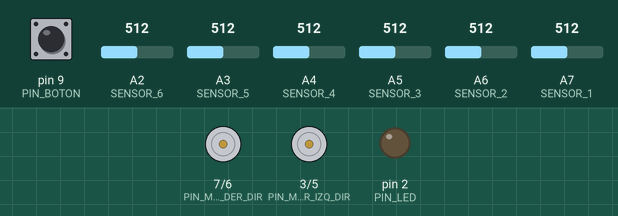
Simulated run of this sketch. Board: Arduino Nano, built with avr-gcc and run on an emulated ATmega328P. Parts: direction and speed pins drawn as motors (green arrow = direction pin HIGH = forward, orange = LOW = backward, longer = more drive), output pins drawn as LEDs (lit = HIGH). The inputs (shaded band) are chosen by the test bench; at power-on: pin 9 (PIN_BOTON) HIGH, A4 (SENSOR_4) = 512, A5 (SENSOR_3) = 512, A6 (SENSOR_2) = 512, A7 (SENSOR_1) = 512, A3 (SENSOR_5) = 512, A2 (SENSOR_6) = 512.

Above: at 1.2 s.
1.3 s: pin 9 (PIN_BOTON) pulled LOW for 0.15 s
At 1.7 s:
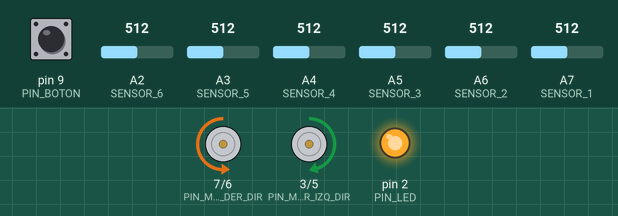
2.9 s: A4 (SENSOR_4) set to 489
Timing chart, 0 to 5.8 s (numbered marks = the images above; inputs shaded):
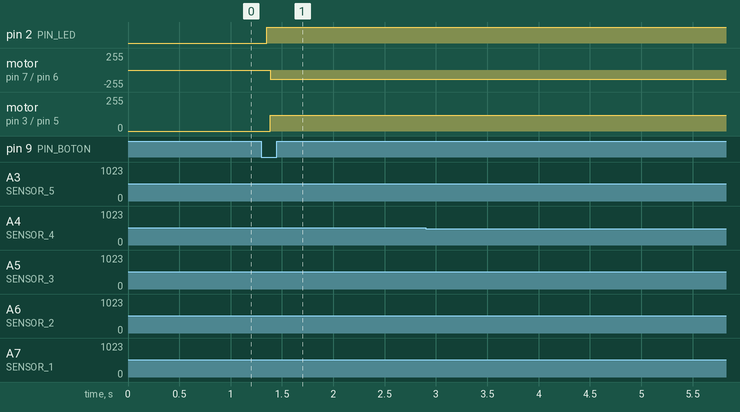

Measured:
- after the input at 1.3 s, pin 2 (PIN_LED): LOW → HIGH after 0.05 s; motor on pin 7 (PIN_MOTOR_DER_DIR) / pin 6 (PIN_MOTOR_DER_PWM): stopped → backward 135/255 after 0.09 s; motor on pin 3 (PIN_MOTOR_IZQ_DIR) / pin 5 (PIN_MOTOR_IZQ_PWM): stopped → forward 120/255 after 0.09 s

The sketch:

rengo_v1_sin_bluetooth.ino
```cpp
// ==========================================
// SEGUIDOR DE LÍNEA - RENGO
// CÓDIGO BASE GANADOR (SINTONIZABLE)
// ==========================================
//
// NOTA: esta es la versión ORIGINAL, previa a que se le agregara
// el control por Bluetooth, el término integral Ki y el guardado
// en EEPROM. Se conserva como respaldo y referencia.
// El firmware que se usa es ../rengo.ino
//
// Está en una subcarpeta a propósito: el IDE de Arduino concatena
// todos los .ino que encuentra en la carpeta del sketch, así que si
// este archivo estuviera al lado de rengo.ino no compilaría ninguno.

// --- PINES DE MOTORES (Driver L298N) ---
const int PIN_MOTOR_IZQ_DIR = 3;
const int PIN_MOTOR_IZQ_PWM = 5;
const int PIN_MOTOR_DER_DIR = 7;
const int PIN_MOTOR_DER_PWM = 6;

// --- INVERSIÓN FÍSICA DE MOTORES ---
const bool INVERTIR_MOTOR_IZQ = true;
const bool INVERTIR_MOTOR_DER = false;

// --- PINES DE SENSORES ---
const int SENSOR_1 = A7;  // Extremo Izquierdo (-50 mm)
const int SENSOR_2 = A6;  // Medio Izquierdo   (-30 mm)
const int SENSOR_3 = A5;  // Centro Izquierdo  (-10 mm)
const int SENSOR_4 = A4;  // Centro Derecho    (+10 mm)
const int SENSOR_5 = A3;  // Medio Derecho     (+30 mm)
const int SENSOR_6 = A2;  // Extremo Derecho   (+50 mm)

// --- PERIFÉRICOS ---
const int PIN_LED = 2;
const int PIN_BOTON = 9;

// --- UMBRAL DE CORTE DIGITAL ---
const int UMBRAL = 500;

// --- PARÁMETROS DE VELOCIDAD Y PID ---
int velocidadBase = 135;          // Velocidad en recta (ir subiendo de a +5)
int velocidadCurva = 40;           // Piso mínimo de velocidad en curva
int velocidadMaxima = 255;

float FACTOR_FRENO_CURVA = 3.5;   // Multiplicador de desaceleración por error

float Kp = 2.4;                   // Ganancia Proporcional
float Kd = 3.0;                   // Ganancia Derivativa

int REVERSA_MAXIMA = -80;          // Reversa máxima permitida en pivote

int error = 0;
int ultimoError = 0;
int vBaseActual = 40;

// --- ESTADO DEL ROBOT ---
bool robotActivo = false;
int ultimoEstadoBoton = HIGH;

void setup() {
  pinMode(PIN_MOTOR_IZQ_DIR, OUTPUT);
  pinMode(PIN_MOTOR_IZQ_PWM, OUTPUT);
  pinMode(PIN_MOTOR_DER_DIR, OUTPUT);
  pinMode(PIN_MOTOR_DER_PWM, OUTPUT);
  pinMode(PIN_LED, OUTPUT);

  pinMode(PIN_BOTON, INPUT_PULLUP);

  apagarMotores();
  digitalWrite(PIN_LED, LOW);
}

// ==========================================
// ⚙️ CONTROL DE MOTORES
// ==========================================

void moverMotorIzq(int vel) {
  bool adelante = true;

  if (vel < 0) {
    adelante = false;
    vel = abs(vel);
  }

  if (INVERTIR_MOTOR_IZQ) adelante = !adelante;
  vel = constrain(vel, 0, velocidadMaxima);

  if (adelante) {
    digitalWrite(PIN_MOTOR_IZQ_DIR, LOW);
    analogWrite(PIN_MOTOR_IZQ_PWM, vel);
  } else {
    digitalWrite(PIN_MOTOR_IZQ_DIR, HIGH);
    analogWrite(PIN_MOTOR_IZQ_PWM, 255 - vel);
  }
}

void moverMotorDer(int vel) {
  bool adelante = true;

  if (vel < 0) {
    adelante = false;
    vel = abs(vel);
  }

  if (INVERTIR_MOTOR_DER) adelante = !adelante;
  vel = constrain(vel, 0, velocidadMaxima);

  if (adelante) {
    digitalWrite(PIN_MOTOR_DER_DIR, LOW);
    analogWrite(PIN_MOTOR_DER_PWM, vel);
  } else {
    digitalWrite(PIN_MOTOR_DER_DIR, HIGH);
    analogWrite(PIN_MOTOR_DER_PWM, 255 - vel);
  }
}

void apagarMotores() {
  digitalWrite(PIN_MOTOR_IZQ_DIR, LOW);
  analogWrite(PIN_MOTOR_IZQ_PWM, 0);
  digitalWrite(PIN_MOTOR_DER_DIR, LOW);
  analogWrite(PIN_MOTOR_DER_PWM, 0);
}

// ==========================================
// 🔄 BUCLE PRINCIPAL
// ==========================================

void loop() {

  // 1. BOTÓN START/STOP
  int lecturaBoton = digitalRead(PIN_BOTON);
  if (ultimoEstadoBoton == HIGH && lecturaBoton == LOW) {
    delay(50);
    if (digitalRead(PIN_BOTON) == LOW) {
      robotActivo = !robotActivo;
      if (!robotActivo) {
        apagarMotores();
        digitalWrite(PIN_LED, LOW);
      } else {
        ultimoError = 0;
        vBaseActual = velocidadCurva;
      }
    }
  }
  ultimoEstadoBoton = lecturaBoton;

  // 2. CONTROL PID
  if (robotActivo) {
    digitalWrite(PIN_LED, HIGH);

    bool s1 = analogRead(SENSOR_1) > UMBRAL;
    bool s2 = analogRead(SENSOR_2) > UMBRAL;
    bool s3 = analogRead(SENSOR_3) > UMBRAL;
    bool s4 = analogRead(SENSOR_4) > UMBRAL;
    bool s5 = analogRead(SENSOR_5) > UMBRAL;
    bool s6 = analogRead(SENSOR_6) > UMBRAL;

    // --- TABLA DE ERROR ---
    if (s3 && s4)       { error = 0; }
    else if (s3)        { error = -10; }
    else if (s2 && s3)  { error = -20; }
    else if (s2)        { error = -30; }
    else if (s1 && s2)  { error = -40; }
    else if (s1)        { error = -50; }
    else if (s4)        { error = 10; }
    else if (s4 && s5)  { error = 20; }
    else if (s5)        { error = 30; }
    else if (s5 && s6)  { error = 40; }
    else if (s6)        { error = 50; }
    else {
      error = (ultimoError < 0) ? -60 : 60;
    }

    // --- CÁLCULO PID ---
    int P = error;
    int D = error - ultimoError;

    D = constrain(D, -30, 30);

    if (error != -60 && error != 60) {
      ultimoError = error;
    }

    int ajuste = (Kp * P) + (Kd * D);

    // --- FRENO PROPORCIONAL DINÁMICO ---
    int vDeseada = velocidadBase - (abs(error) * FACTOR_FRENO_CURVA);
    if (vDeseada < velocidadCurva) {
      vDeseada = velocidadCurva;
    }

    // RAMPA DE ACELERACIÓN EN RECTA
    if (vDeseada < vBaseActual) {
      vBaseActual = vDeseada;           // Freno instantáneo al detectar desvío
    } else {
      vBaseActual += 2;                 // Aceleración gradual
      if (vBaseActual > velocidadBase) {
        vBaseActual = velocidadBase;
      }
    }

    int velIzq = vBaseActual + ajuste;
    int velDer = vBaseActual - ajuste;

    velIzq = constrain(velIzq, REVERSA_MAXIMA, velocidadMaxima);
    velDer = constrain(velDer, REVERSA_MAXIMA, velocidadMaxima);

    moverMotorIzq(velIzq);
    moverMotorDer(velDer);

  } else {
    apagarMotores();
    digitalWrite(PIN_LED, LOW);
  }
}
```
